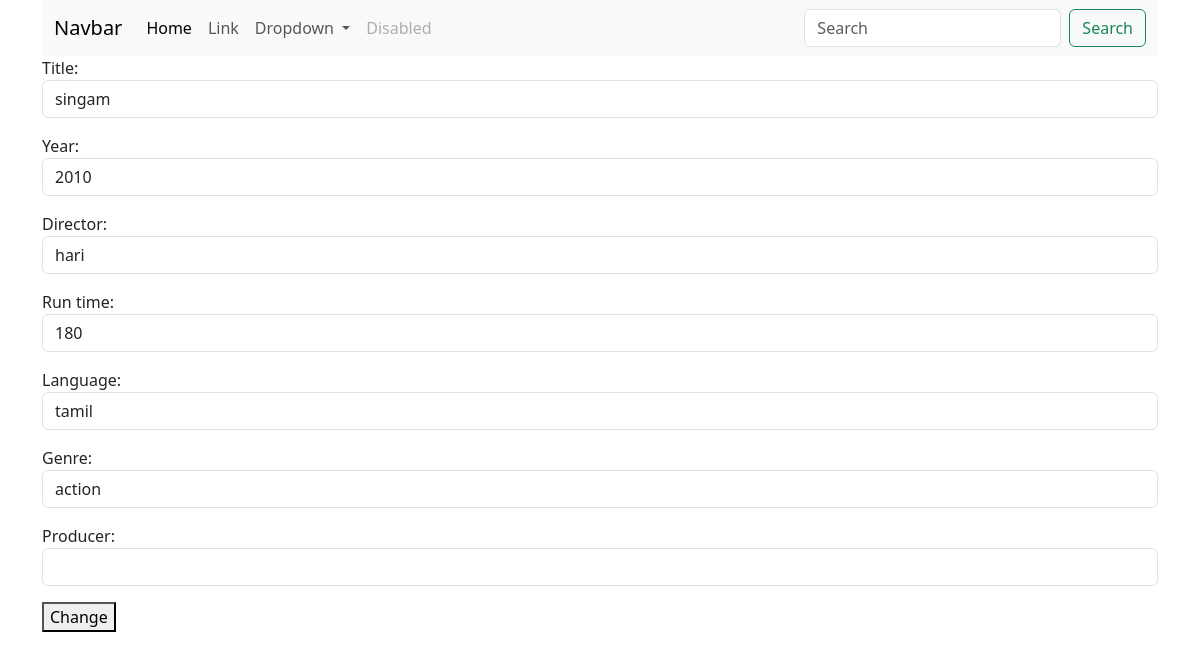
Page /movies/6/change/ on the committed database.
### myapp/models.py (models this page shows, shortened)
class Movie(models.Model):
    title=models.CharField(max_length=200)
    year=models.CharField(max_length=200)
    director=models.CharField(max_length=200)
    run_time=models.PositiveIntegerField()
    language=models.CharField(max_length=200)
    genre=models.CharField(max_length=200)
    producer=models.CharField(max_length=200,null=True)

### myapp/views.py (the view, shortened to what this page needs)
# urls.py: path('movies/<int:pk>/change/',views.MovieUpdateView.as_view(),name="movie-edit"),
class MovieUpdateView(View):
    def get(self,request,*args, **kwargs):
        id=kwargs.get('pk')
        movie_objects=Movie.objects.get(id=id)
        form_instance=MovieModelForm(instance=movie_objects)
        return render(request,"movie_edit.html",{"form":form_instance})

### myapp/forms.py
class MovieModelForm(forms.ModelForm):
    class Meta:
        model=Movie
        exclude=("id",)
        widgets={
            "title":forms.TextInput(attrs={"class":"form-control"}),
            "year":forms.TextInput(attrs={"class":"form-control"}),
            "director":forms.TextInput(attrs={"class":"form-control"}),
            "run_time":forms.NumberInput(attrs={"class":"form-control"}),
            "language":forms.TextInput(attrs={"class":"form-control"}),
            "genre":forms.TextInput(attrs={"class":"form-control"}),
            "producer":forms.TextInput(attrs={"class":"form-control"})
        }

### myapp/templates/movie_edit.html (shortened to what this page needs)
{%extends 'base.html'%}
{%block main_block%}
<div class="container">
    <form action="" method="post">
        {{form.as_p}}
        <button type="submit">Change</button>
    </form>
</div>
{%endblock%}

### rows in the picture
Movie: title "singam", year "2010", director "hari", run_time "180", language "tamil", genre "action"
